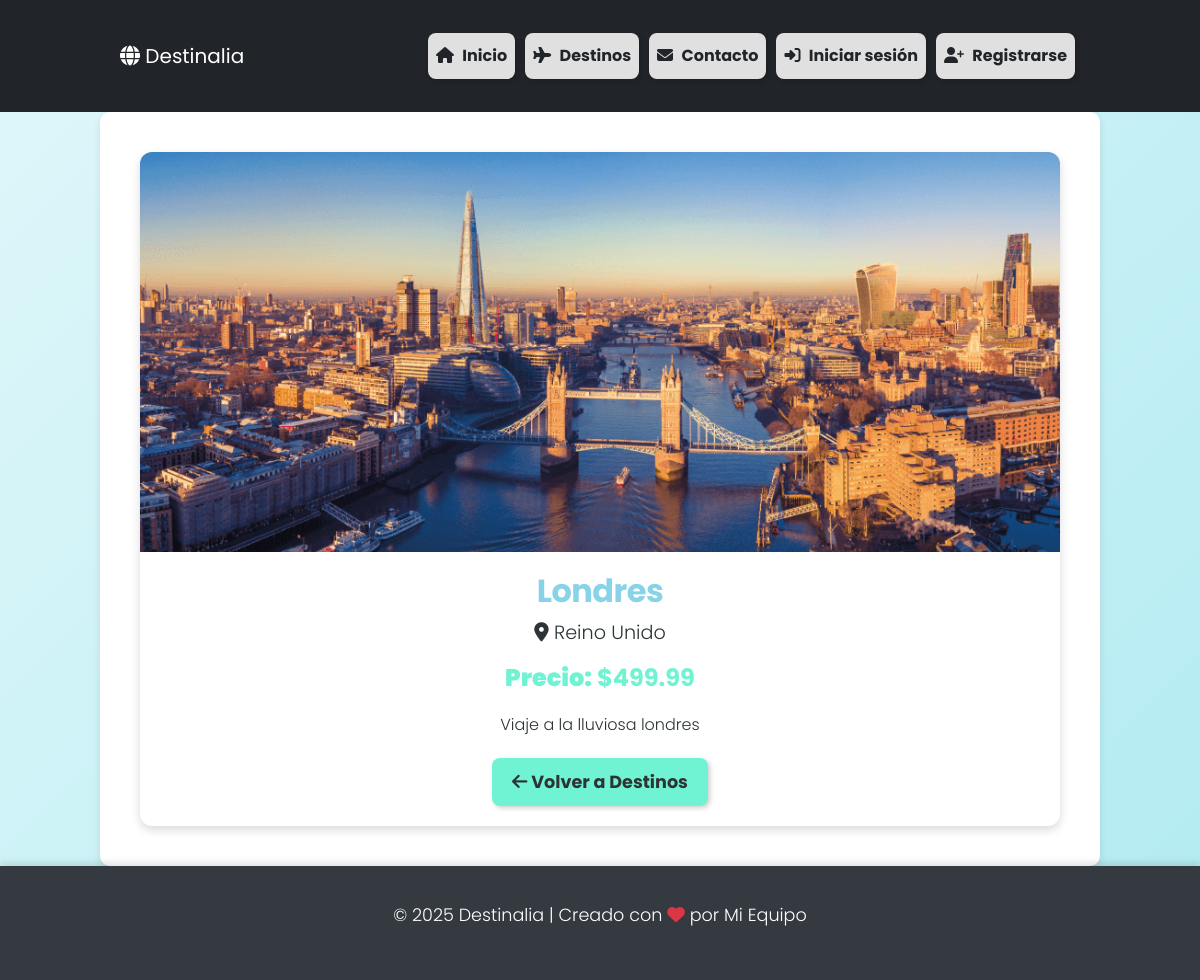
The page /destinos/3/ on the database its author committed.
### destinos/models.py (models this page shows, shortened)
class Destino(models.Model):
    iden = models.AutoField(primary_key=True)
    nombre = models.CharField(max_length=100)
    pais = models.CharField(max_length=100)
    precio = models.DecimalField(max_digits=10, decimal_places=2)
    explicacion = models.TextField()
    imagen = models.ImageField(upload_to='destinos')
    created = models.DateTimeField(auto_now_add=True)
    updated = models.DateTimeField(auto_now_add=True)
    class Meta:
        verbose_name = 'destino'
        verbose_name_plural = 'destinos'

### destinos/views.py (the view)
# urls.py: path('<int:iden>/',views.destino_detalle,name='destino_detalle')
def destino_detalle (request, iden):
    destino = get_object_or_404(Destino, iden = iden)
    return render(request, 'destinos/detalle.html', {"destino":destino})

### destinos/templates/destinos/detalle.html (shortened to what this page needs)
{% extends "inicio/base.html" %}
{% load static %}
{% block cabecera %}
<link rel="stylesheet" href="{% static 'inicio/css/detalle.css' %}">
{% endblock cabecera %}
{% block content %}
<div class="container">
    <div class="detalle-card">
        <div class="detalle-img" style="background-image: url('{{ destino.imagen.url }}');"></div>
        <div class="detalle-info">
            <h1 class="detalle-titulo">{{ destino.nombre }}</h1>
            <p class="detalle-pais"><i class="fa-solid fa-location-dot"></i> {{ destino.pais }}</p>
            <p class="detalle-precio"><strong>Precio:</strong> ${{ destino.precio }}</p>
            <p class="detalle-explicacion">{{ destino.explicacion }}</p>
            <a href="{% url 'destinos' %}" class="btn-volver"><i class="fa-solid fa-arrow-left"></i> Volver a Destinos</a>
        </div>
    </div>
</div>
{% endblock %}

### inicio/static/inicio/css/base.css (style rules this page uses)
:root { --primary-color: #6ff3d2; --secondary-color: #b2ebf2; --text-color: #2d3436; --heading-color: #88d3e7; --gradient-start: #e0f7fa; --gradient-end: #b2ebf2; }
body { font-family: 'Poppins', sans-serif; background: linear-gradient(135deg, var(--gradient-start), var(--gradient-end)); color: var(--text-color); display: flex; flex-direction: column; min-height: 100vh; line-height: 1.6; }
h1, h2, h3, h4, h5, h6 { font-weight: 600; color: var(--heading-color); letter-spacing: -0.5px; }
p { font-weight: 300; font-size: 1.1rem; }

### inicio/static/inicio/css/detalle.css (style rules this page uses)
.container { max-width: 1000px; margin: 0 auto; padding: 20px; }
.detalle-card { display: flex; flex-direction: column; background: white; border-radius: 12px; box-shadow: 0px 4px 10px rgba(0, 0, 0, 0.15); overflow: hidden; }
.detalle-img { width: 100%; height: 400px; background-size: cover; background-position: center; }
.detalle-info { padding: 20px; text-align: center; }
.detalle-titulo { font-size: 2rem; font-weight: 700; color: var(--heading-color); }
.detalle-pais { font-size: 1.2rem; color: var(--text-color); margin-bottom: 10px; }
.detalle-precio { font-size: 1.5rem; font-weight: bold; color: var(--primary-color); margin-bottom: 15px; }
.detalle-explicacion { font-size: 1rem; color: var(--text-color); line-height: 1.6; margin-bottom: 20px; }
.btn-volver { display: inline-block; padding: 10px 20px; font-size: 1.1rem; background: var(--primary-color); color: var(--text-color); border-radius: 8px; font-weight: bold; text-decoration: none; transition: all 0.3s ease-in-out; box-shadow: 2px 2px 5px rgba(0, 0, 0, 0.2); }

### rows shown on the page
Destino: imagen (picture), nombre "Londres", pais "Reino Unido", precio "499.99", explicacion "Viaje a la lluviosa londres"
